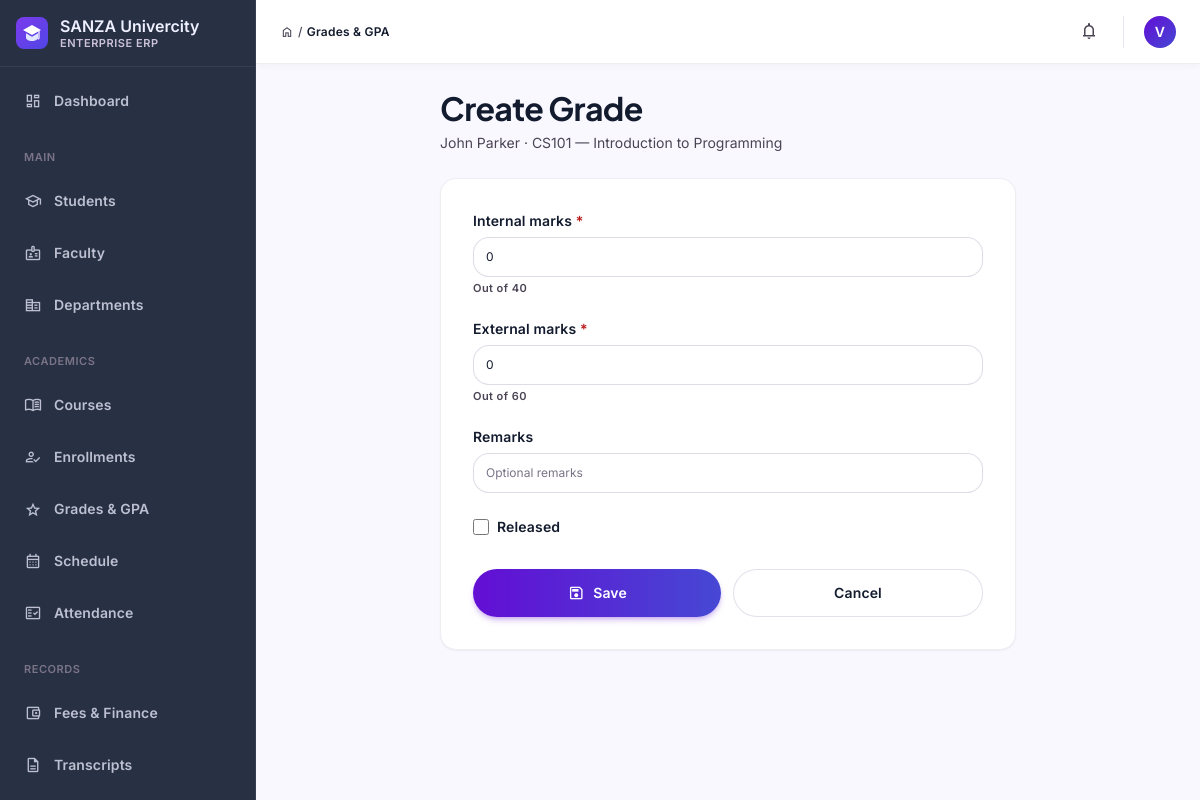
/students/grades/create/1/ (signed in), run on the app's committed database.
### students/models.py (models this page shows, shortened)
class User(AbstractUser):
    ROLE_CHOICES = (
        ('admin', 'Administrator'),
        ('faculty', 'Faculty/Instructor'),
        ('student', 'Student'),
    )
    role = models.CharField(max_length=20, choices=ROLE_CHOICES, default='student')
    phone = models.CharField(max_length=20, blank=True, null=True)
    department = models.CharField(max_length=100, blank=True, null=True)
    enrollment_year = models.IntegerField(blank=True, null=True)
    class Meta:
        ordering = ['-date_joined']
    def is_admin(self):
        return self.role == 'admin'
    def is_faculty(self):
        return self.role == 'faculty'

class Enrollment(models.Model):
    STATUS_CHOICES = [
        ('enrolled', 'Enrolled'),
        ('completed', 'Completed'),
        ('dropped', 'Dropped'),
        ('pending', 'Pending'),
    ]
    student = models.ForeignKey(Student, on_delete=models.CASCADE, related_name='enrollments')
    course = models.ForeignKey(Course, on_delete=models.CASCADE, related_name='enrollments')
    status = models.CharField(max_length=20, choices=STATUS_CHOICES, default='pending')
    enrollment_date = models.DateTimeField(auto_now_add=True)
    semester_year = models.IntegerField()  # e.g., 2024
    class Meta:
        unique_together = ('student', 'course')
        ordering = ['-enrollment_date']

class Student(models.Model):
    DEPARTMENT_CHOICES = (
        ('cse', 'Computer Science & Engineering'),
        ('ece', 'Electronics & Communication'),
        ('me', 'Mechanical Engineering'),
        ('ce', 'Civil Engineering'),
        ('eee', 'Electrical & Electronics'),
        ('it', 'Information Technology'),
    )
    user = models.OneToOneField(User, on_delete=models.CASCADE, related_name='student_profile', blank=True, null=True)
    name = models.CharField(max_length=120)
    roll_number = models.CharField(max_length=60, unique=True)
    email = models.EmailField(max_length=254)
    phone = models.CharField(max_length=20)
    department = models.CharField(max_length=100, choices=DEPARTMENT_CHOICES)
    date_of_birth = models.DateField()
    enrollment_year = models.IntegerField(blank=True, null=True, default=2024)
    created_at = models.DateTimeField(auto_now_add=True)
    class Meta:
        ordering = ['-created_at']

class Course(models.Model):
    SEMESTER_CHOICES = [
        (1, '1st Semester'),
        (2, '2nd Semester'),
        (3, '3rd Semester'),
        (4, '4th Semester'),
        (5, '5th Semester'),
        (6, '6th Semester'),
        (7, '7th Semester'),
        (8, '8th Semester'),
    ]
    code = models.CharField(max_length=20, unique=True)
    name = models.CharField(max_length=200)
    description = models.TextField(blank=True)
    department = models.ForeignKey(Department, on_delete=models.CASCADE, related_name='courses')
    instructor = models.ForeignKey(Faculty, on_delete=models.SET_NULL, null=True, blank=True, related_name='courses_taught')
    semester = models.IntegerField(choices=SEMESTER_CHOICES)
    credits = models.IntegerField(default=3)
    capacity = models.IntegerField(default=60)
    room = models.CharField(max_length=50, blank=True)
    schedule = models.CharField(max_length=200, blank=True)  # e.g., "MWF 10:00-11:00"
    created_at = models.DateTimeField(auto_now_add=True)
    class Meta:
        ordering = ['department', 'code']
        unique_together = ('code', 'semester')

### students/views.py (the view)
# urls.py: path('grades/create/<int:enroll_id>/', views.grade_create, name='grade_create'),
@login_required(login_url='login')
@faculty_only
def grade_create(request, enroll_id):
    enrollment = get_object_or_404(Enrollment, pk=enroll_id)
    if not request.user.is_admin() and enrollment.course.instructor != getattr(request.user, 'faculty_profile', None):
        return HttpResponseForbidden("You don't have permission to grade this enrollment.")
    try:
        grade = Grade.objects.get(enrollment=enrollment)
        messages.info(request, 'Grade already exists for this enrollment.')
        return redirect('grade_list')
    except Grade.DoesNotExist:
        pass
    if request.method == 'POST':
        form = GradeForm(request.POST)
        if form.is_valid():
            grade = form.save(commit=False)
            grade.enrollment = enrollment
            grade.save()
            messages.success(request, 'Grade created successfully!')
            return redirect('grade_list')
    else:
        form = GradeForm()
    return render(request, 'students/grade_form.html', {'form': form, 'title': 'Create Grade', 'enrollment': enrollment})

### students/context_processors.py (called while the page is built)
def nav_context(request):
    unread_notifications = 0
    user = getattr(request, 'user', None)
    if user is not None and user.is_authenticated:
        unread_notifications = Notification.objects.filter(
            recipient=user, is_read=False
        ).count()
    return {
        'nav_unread_notifications': unread_notifications,
    }

### students/views.py (called while the page is built)
def faculty_only(func):
    @wraps(func)
    def wrapper(request, *args, **kwargs):
        if not request.user.is_authenticated or not request.user.is_faculty():
            messages.error(request, 'You do not have permission to access this page.')
            return redirect('login')
        return func(request, *args, **kwargs)
    return wrapper

### students/templates/students/grade_form.html (shortened to what this page needs)
{% extends "base.html" %}
{% block breadcrumb %}Grades &amp; GPA{% endblock %}
{% block content %}
<div class="max-w-xl mx-auto">
  <div class="mb-space-lg">
    <h1 class="font-headline-lg text-headline-lg text-on-surface">{{ title }}</h1>
    {% if enrollment %}
    <p class="font-body-md text-body-md text-on-surface-variant mt-1">{{ enrollment.student.name }} · {{ enrollment.course.code }} — {{ enrollment.course.name }}</p>
    {% endif %}
  </div>
  <div class="bg-surface-container-lowest rounded-2xl border border-outline-variant/30 shadow-sm p-8">
    <form method="post" class="flex flex-col gap-space-lg">
      {% include "partials/_form_fields.html" %}
      <div class="flex flex-col sm:flex-row gap-space-sm mt-2">
        <button type="submit" class="flex-1 inline-flex items-center justify-center gap-2 px-4 py-2.5 rounded-xl bg-gradient-to-r from-primary to-secondary text-on-primary font-label-lg text-label-lg shadow-md shadow-primary/25 hover:opacity-90 transition-all">
          <span class="material-symbols-outlined text-lg">save</span> Save
        </button>
        <a href="{% url 'grade_list' %}" class="flex-1 inline-flex items-center justify-center gap-2 px-4 py-2.5 rounded-xl bg-surface-container-lowest border border-outline-variant/50 text-on-surface font-label-lg text-label-lg hover:bg-surface-container-low transition-all">Cancel</a>
      </div>
    </form>
  </div>
</div>
{% endblock %}

### students/templates/base.html (shortened to what this page needs)
{% load static %}<!DOCTYPE html>
<html lang="en">
<head>
{% include "partials/_design_tokens.html" %}
</head>
<body class="bg-surface font-body-md text-on-surface antialiased">
<aside id="sidebar" class="fixed left-0 top-0 h-full w-64 bg-inverse-surface border-r border-outline/20 z-50 flex flex-col justify-between overflow-y-auto -translate-x-full lg:translate-x-0 transition-transform duration-200">
  <div class="flex flex-col">
    <div class="flex items-center gap-space-sm px-space-md py-space-md border-b border-outline/20">
      <div class="flex flex-col min-w-0">
        <span class="font-title-md text-title-md text-inverse-on-surface leading-tight truncate">SANZA Univercity</span>
        <span class="font-label-sm text-label-sm text-outline-variant uppercase tracking-wider">Enterprise ERP</span>
      </div>
    </div>
    <nav class="px-space-sm py-space-sm flex flex-col gap-space-xs">
      {% url 'dashboard' as dash_url %}
      <a href="{{ dash_url }}" class="flex items-center gap-space-sm px-space-sm py-2 rounded-xl transition-all {% if request.resolver_match.url_name in 'dashboard,admin_dashboard,faculty_dashboard,student_portal' %}nav-active{% else %}text-inverse-on-surface/75 hover:bg-surface-container-highest/10 hover:text-inverse-on-surface{% endif %}">
        <span class="material-symbols-outlined text-lg">dashboard</span><span class="font-label-lg text-label-lg">Dashboard</span>
      </a>
      {% if user.is_staff or user.is_superuser %}
      <div class="px-space-sm pt-space-sm pb-1"><span class="font-label-sm text-label-sm text-outline uppercase tracking-wider">Main</span></div>
      <a href="{% url 'student_list' %}" class="flex items-center gap-space-sm px-space-sm py-2 rounded-xl transition-all {% if request.resolver_match.url_name == 'student_list' %}nav-active{% else %}text-inverse-on-surface/75 hover:bg-surface-container-highest/10 hover:text-inverse-on-surface{% endif %}"><span class="material-symbols-outlined text-lg">school</span><span class="font-label-lg text-label-lg">Students</span></a>
      <a href="{% url 'faculty_reports_dashboard' %}" class="flex items-center gap-space-sm px-space-sm py-2 rounded-xl transition-all {% if request.resolver_match.url_name in 'faculty_reports_dashboard,faculty_analytics,faculty_performance_compare' %}nav-active{% else %}text-inverse-on-surface/75 hover:bg-surface-container-highest/10 hover:text-inverse-on-surface{% endif %}"><span class="material-symbols-outlined text-lg">badge</span><span class="font-label-lg text-label-lg">Faculty</span></a>
      <a href="{% url 'department_list' %}" class="flex items-center gap-space-sm px-space-sm py-2 rounded-xl transition-all {% if request.resolver_match.url_name == 'department_list' %}nav-active{% else %}text-inverse-on-surface/75 hover:bg-surface-container-highest/10 hover:text-inverse-on-surface{% endif %}"><span class="material-symbols-outlined text-lg">corporate_fare</span><span class="font-label-lg text-label-lg">Departments</span></a>
      {% endif %}
      <div class="px-space-sm pt-space-sm pb-1"><span class="font-label-sm text-label-sm text-outline uppercase tracking-wider">Academics</span></div>
      <a href="{% url 'course_list' %}" class="flex items-center gap-space-sm px-space-sm py-2 rounded-xl transition-all {% if request.resolver_match.url_name in 'course_list,course_analytics' %}nav-active{% else %}text-inverse-on-surface/75 hover:bg-surface-container-highest/10 hover:text-inverse-on-surface{% endif %}"><span class="material-symbols-outlined text-lg">menu_book</span><span class="font-label-lg text-label-lg">Courses</span></a>
      {% if user.is_staff or user.is_superuser %}
      <a href="{% url 'enrollment_list' %}" class="flex items-center gap-space-sm px-space-sm py-2 rounded-xl transition-all {% if request.resolver_match.url_name == 'enrollment_list' %}nav-active{% else %}text-inverse-on-surface/75 hover:bg-surface-container-highest/10 hover:text-inverse-on-surface{% endif %}"><span class="material-symbols-outlined text-lg">how_to_reg</span><span class="font-label-lg text-label-lg">Enrollments</span></a>
      {% endif %}
      <a href="{% url 'grade_list' %}" class="flex items-center gap-space-sm px-space-sm py-2 rounded-xl transition-all {% if request.resolver_match.url_name == 'grade_list' %}nav-active{% else %}text-inverse-on-surface/75 hover:bg-surface-container-highest/10 hover:text-inverse-on-surface{% endif %}"><span class="material-symbols-outlined text-lg">grade</span><span class="font-label-lg text-label-lg">Grades &amp; GPA</span></a>
      <a href="{% url 'schedule_dashboard' %}" class="flex items-center gap-space-sm px-space-sm py-2 rounded-xl transition-all {% if request.resolver_match.url_name == 'schedule_dashboard' %}nav-active{% else %}text-inverse-on-surface/75 hover:bg-surface-container-highest/10 hover:text-inverse-on-surface{% endif %}"><span class="material-symbols-outlined text-lg">calendar_month</span><span class="font-label-lg text-label-lg">Schedule</span></a>
      <a href="{% url 'attendance_list' %}" class="flex items-center gap-space-sm px-space-sm py-2 rounded-xl transition-all {% if request.resolver_match.url_name in 'attendance_list,attendance_record,attendance_update' %}nav-active{% else %}text-inverse-on-surface/75 hover:bg-surface-container-highest/10 hover:text-inverse-on-surface{% endif %}"><span class="material-symbols-outlined text-lg">fact_check</span><span class="font-label-lg text-label-lg">Attendance</span></a>
      <div class="px-space-sm pt-space-sm pb-1"><span class="font-label-sm text-label-sm text-outline uppercase tracking-wider">Records</span></div>
      <a href="{% url 'fee_list' %}" class="flex items-center gap-space-sm px-space-sm py-2 rounded-xl transition-all {% if request.resolver_match.url_name == 'fee_list' %}nav-active{% else %}text-inverse-on-surface/75 hover:bg-surface-container-highest/10 hover:text-inverse-on-surface{% endif %}"><span class="material-symbols-outlined text-lg">account_balance_wallet</span><span class="font-label-lg text-label-lg">Fees &amp; Finance</span></a>
      <a href="{% url 'transcript_list' %}" class="flex items-center gap-space-sm px-space-sm py-2 rounded-xl transition-all {% if request.resolver_match.url_name in 'transcript_list,transcript_detail' %}nav-active{% else %}text-inverse-on-surface/75 hover:bg-surface-container-highest/10 hover:text-inverse-on-surface{% endif %}"><span class="material-symbols-outlined text-lg">description</span><span class="font-label-lg text-label-lg">Transcripts</span></a>
      <a href="{% url 'degree_audit_list' %}" class="flex items-center gap-space-sm px-space-sm py-2 rounded-xl transition-all {% if request.resolver_match.url_name in 'degree_audit_list,degree_audit_detail' %}nav-active{% else %}text-inverse-on-surface/75 hover:bg-surface-container-highest/10 hover:text-inverse-on-surface{% endif %}"><span class="material-symbols-outlined text-lg">checklist</span><span class="font-label-lg text-label-lg">Degree Audit</span></a>
    </nav>
  </div>
</aside>
<div class="lg:pl-64">
  <header class="sticky top-0 h-16 bg-surface-container-lowest border-b border-outline-variant/30 shadow-[0_1px_8px_rgba(0,0,0,0.04)] z-30 flex items-center justify-between px-space-md lg:px-space-lg gap-space-sm">
    <div class="flex items-center gap-space-md flex-1 min-w-0">
      <div class="hidden sm:flex items-center gap-1 text-on-surface-variant font-label-md text-label-md flex-shrink-0">
        <span class="material-symbols-outlined text-sm">home</span><span>/</span>
        <span class="text-on-surface font-semibold">{% block breadcrumb %}Console{% endblock %}</span>
      </div>
    </div>
    <div class="flex items-center gap-space-sm flex-shrink-0">
      {% if user.is_authenticated %}
      <a href="{% url 'notification_list' %}" aria-label="Notifications" class="relative p-2 rounded-lg text-on-surface-variant hover:bg-surface-container-low transition-colors">
        <span class="material-symbols-outlined text-xl">notifications</span>
      </a>
      <div class="flex items-center gap-space-sm pl-1">
        <div class="w-8 h-8 rounded-full bg-gradient-to-br from-primary to-secondary flex items-center justify-center text-on-primary font-label-lg text-label-lg flex-shrink-0">
          {{ user.get_full_name|default:user.username|slice:":1"|upper }}
        </div>
      </div>
      {% else %}
      <a href="{% url 'login' %}" class="px-4 py-2 rounded-xl bg-gradient-to-r from-primary to-secondary text-on-primary font-label-lg text-label-lg">Sign in</a>
      {% endif %}
    </div>
  </header>
  <main class="w-full px-space-md lg:px-space-lg py-space-lg bg-surface-bright min-h-[calc(100vh-4rem)]">
    {% block content %}{% endblock %}
  </main>
</div>
</body>
</html>

### data on the page
User: get_full_name "V"
Enrollment: student.name "John Parker", course.code "CS101", course.name "Introduction to Programming"

### other printed values
{{ title }} "Create Grade"
{{ field.label }} "Internal marks" "External marks" "Remarks"
{{ field.help_text }} "Out of 40" "Out of 60"
{{ field.label }} "Released"
